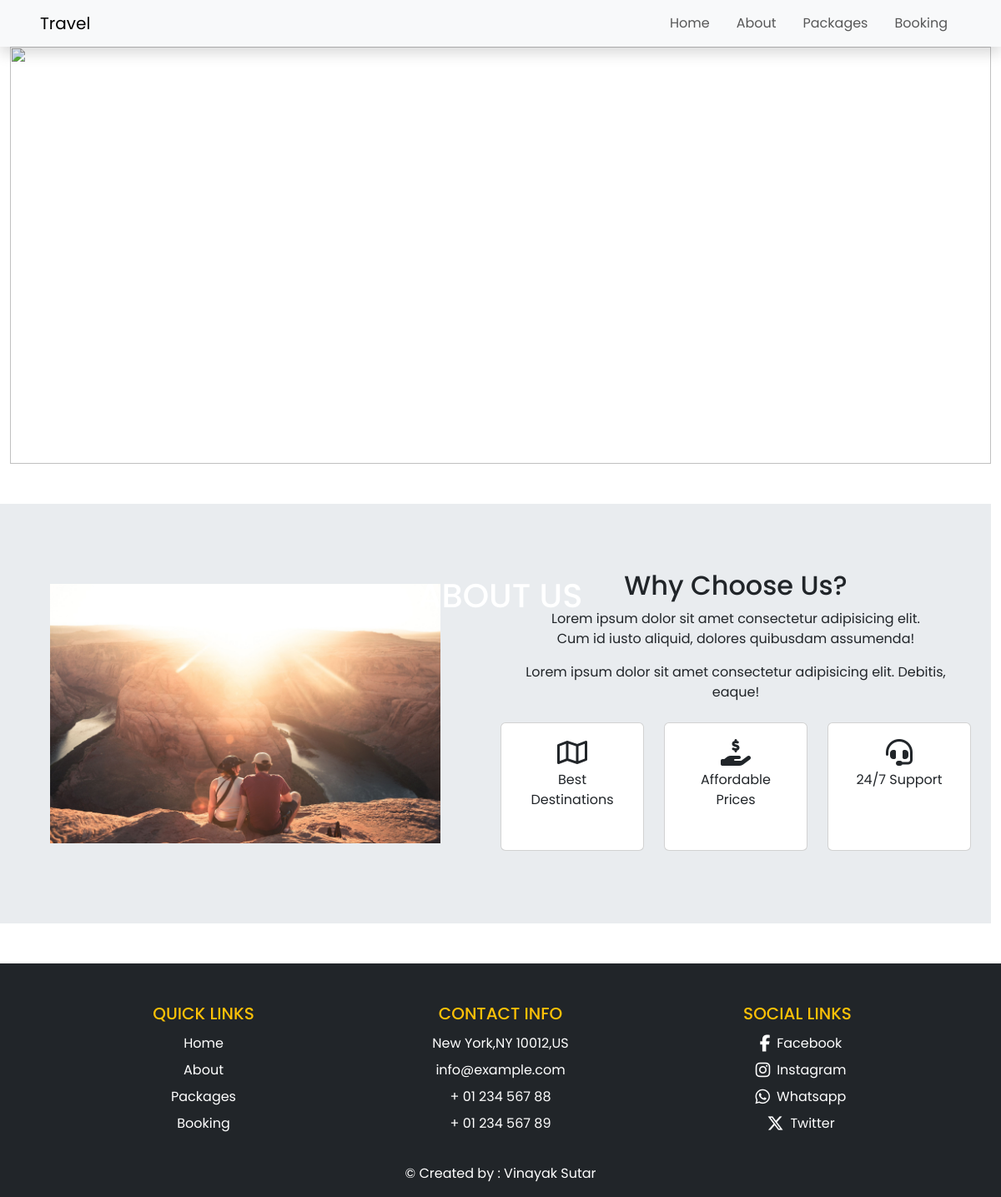
Page /about.php on the committed database.
### tables this page shows
CREATE TABLE `navbar` (
  `id` int(3) NOT NULL,
  `link` varchar(255) NOT NULL,
  `name` varchar(255) NOT NULL
);

CREATE TABLE `about` (
  `id` int(3) NOT NULL,
  `class` varchar(255) NOT NULL,
  `caption` varchar(255) NOT NULL
);

CREATE TABLE `contact` (
  `id` int(3) NOT NULL,
  `add1` varchar(255) NOT NULL,
  `add2` varchar(255) NOT NULL,
  `mob1` varchar(255) NOT NULL,
  `mob2` varchar(255) NOT NULL
);

CREATE TABLE `sociallinks` (
  `id` int(3) NOT NULL,
  `class` varchar(255) NOT NULL,
  `name` varchar(255) NOT NULL
);

### about.php (the view, shortened to what this page needs)
<?php
include 'header.php';
?>
<div class="container-fluid" id="about">
    <div class="row">
        <div class="banner">
            <img src="assets/images/about-banner.jpg" alt="">
            <div class="centered"><h1 class="text-uppercase text-white">About Us</h1></div>
        </div>
        <div class="row col-md-12 my-5 py-5  bg-body-secondary">
            <div class="col-xl-6">
                <img src="assets/images/about-us.jpg" alt="" class="img-fluid p-5 ">
            </div>
            <div class="col-xl-6 text-center align-self-md-center pb-5 pb-xl-0">
                <h2>Why Choose Us?</h2>
                <p>Lorem ipsum dolor sit amet consectetur adipisicing elit.<br>Cum id iusto aliquid, dolores quibusdam assumenda!</p>
                <p>Lorem ipsum dolor sit amet consectetur adipisicing elit. Debitis, eaque!</p>
                <div class="row">
                <?php
                    $sql = "SELECT * FROM about";
                    $result = mysqli_query($conn,$sql);
                    while ($row = mysqli_fetch_array($result))
                    {
                ?>
                    <div class="col-md-4 py-2 ">
                        <div class="card h-100 p-2 ">
                            <div class="card-body">
                                <i class="<?php echo $row['class']; ?>"></i>
                                <p class="card-caption p-2 "><?php echo $row['caption'] ?></p>
                            </div>
                        </div>
                    </div>
                <?php
                    }
                ?>
                </div>
            </div>
        </div>
    </div>
</div>
<?php include 'footer.php' ?>

### header.php (shortened to what this page needs)
<!DOCTYPE html>
<html lang="en">
<head>
    <link href="https://cdn.jsdelivr.net/npm/bootstrap@5.3.2/dist/css/bootstrap.min.css" rel="stylesheet">
    <link rel="stylesheet" href="https://cdnjs.cloudflare.com/ajax/libs/font-awesome/6.4.2/css/all.min.css">
    <link rel="stylesheet" href="assets/css/style.css">
</head>
<body>
<?php include 'navbar.php'; ?>

### navbar.php (shortened to what this page needs)
<?php include "connection.php"; ?>
<nav class="navbar navbar-expand-lg navbar-light bg-light sticky-top shadow">
    <a class="navbar-brand px-5" href="#">Travel</a>
    <div class="collapse navbar-collapse justify-content-end px-5" id="navbarNavDropdown">
        <ul class="navbar-nav">
            <?php
                $sql = "SELECT * FROM navbar";
                $result = mysqli_query($conn, $sql);
                while($row = mysqli_fetch_array($result))
                {
             ?>
                <li class="nav-item active px-2 ">
                    <a class="nav-link" href="<?php echo $row['link']; ?>"><?php echo $row['name']; ?></a>
                </li>
            <?php
                }
             ?>
        </ul>
    </div>
</nav>

### footer.php
<?php include 'connection.php' ?>
<footer class="bg-dark text-center">
  <div class="container px-5 pt-5 ">
    <div class="row">
      <div class="col-lg-4 col-md-6">
        <h5 class="text-uppercase text-warning">Quick Links</h5>
        <ul class="list-unstyled">
          <?php
            $sql = "SELECT * FROM navbar";
            $result = mysqli_query($conn, $sql);
            while ($row = mysqli_fetch_array($result))
            {
          ?>
          <li class="py-1 px-2 ">
            <a href="<?php echo $row['link']; ?>" class="text-white text-decoration-none"><?php echo $row['name']; ?></a>
          </li >
          <?php
            }
          ?>
        </ul>
      </div>
      <div class="col-lg-4 col-md-6">
        <h5 class="text-uppercase text-warning">Contact Info</h5>
        <?php
          $sql = "SELECT * FROM contact";
          $result = mysqli_query($conn, $sql);
          while ($row = mysqli_fetch_array($result))
          {
         ?>
        <ul class="list-unstyled">
          <li class="py-1 px-2 ">
            <a href="#!" class="text-white text-decoration-none"><?php echo $row['add1']; ?></a>
          </li>
          <li class="py-1 px-2 ">
            <a href="#!" class="text-white text-decoration-none "><?php echo $row['add2']; ?></a>
          </li>
          <li class="py-1 px-2 ">
            <a href="#!" class="text-white text-decoration-none "><?php echo $row['mob1']; ?></a>
          </li>
          <li class="py-1 px-2 ">
            <a href="#!" class="text-white text-decoration-none "><?php echo $row['mob2']; ?></a>
          </li>
        </ul>
        <?php
          }
         ?>
      </div>
      <div class="col-lg-4 col-md-6">
        <h5 class="text-uppercase text-warning">Social Links</h5>
        <ul class="list-unstyled">
          <?php
            $sql = "SELECT * FROM sociallinks";
            $result = mysqli_query($conn, $sql);
            while ($row = mysqli_fetch_array($result))
            {
           ?>
          <li class="py-1 px-2 ">
            <a href="#!" class="text-white text-decoration-none ">
            <i class="<?php echo $row['class']; ?>"></i><?php echo $row['name']; ?></a>
          </li>
          <?php
            }
           ?>
        </ul>
      </div>
    </div>
  </div>
  <div class="text-center text-white p-3 ">
    © Created by : Vinayak Sutar
  </div>
</footer>
</body>
</html>

### assets/css/style.css (style rules this page uses)
* { margin: 0; padding: 0; font-family: 'Poppins', sans-serif; }
.banner img { height: 500px; width: 100%; background-repeat: no-repeat; background-size: cover; background-position: center; }
.centered { position: absolute; top: 50%; left: 50%; transform: translate(-50%, -50%); }

### rows in the picture
navbar: name "Home"
navbar: name "About"
navbar: name "Packages"
navbar: name "Booking"
about: caption "Best Destinations"
about: caption "Affordable Prices"
about: caption "24/7 Support"
contact: add1 "New York,NY 10012,US", add2 "info@example.com", mob1 "+ 01 234 567 88", mob2 "+ 01 234 567 89"
sociallinks: name "Facebook"
sociallinks: name "Instagram"
sociallinks: name "Whatsapp"
sociallinks: name "Twitter"
